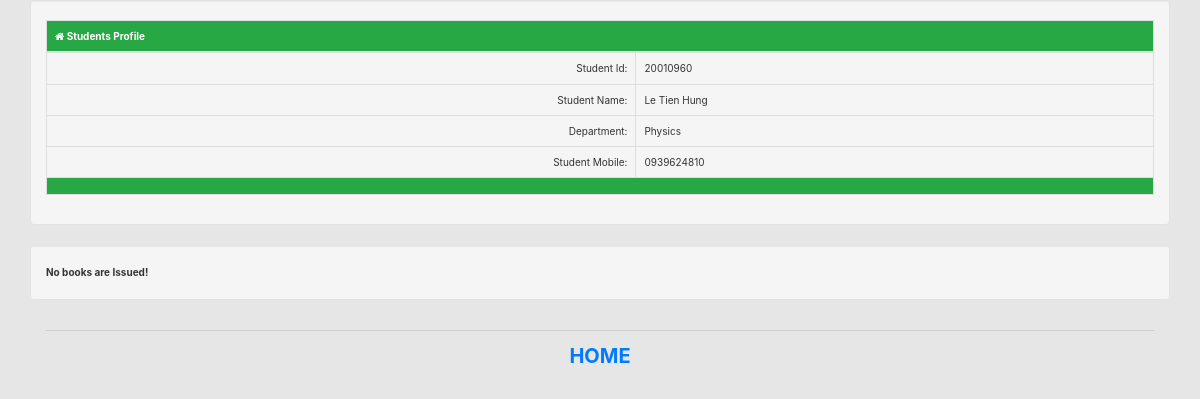
The page /profile.php?s_id=1 on the database as committed earlier.
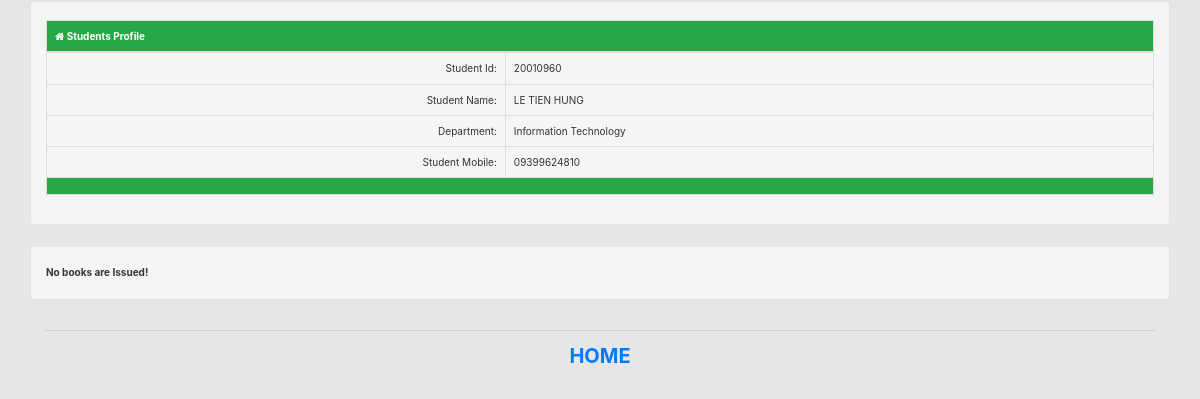
The same page on the database as committed later.
### tables this page shows
CREATE TABLE `libsys_students` (
  `s_id` int(11) NOT NULL,
  `s_code` varchar(50) NOT NULL,
  `s_name` varchar(50) NOT NULL,
  `s_dept` int(11) NOT NULL,
  `s_semester` int(11) NOT NULL,
  `s_contact` varchar(50) NOT NULL,
  `s_password` varchar(255) NOT NULL,
  `s_status` int(11) NOT NULL
);

CREATE TABLE `libsys_departments` (
  `d_id` int(11) NOT NULL,
  `d_code` varchar(100) NOT NULL,
  `d_name` varchar(100) NOT NULL
);

### includes/functions.php (called while the page is built, shortened)
<?php
include './includes/dbconnect.php';
function get_std_issue_info_by_sID($s_code) {
    $var = array();
    global $link;
    $query = mysqli_query($link,"SELECT * FROM libsys_issue WHERE i_student_code='".$s_code."' ");
    return $var;
}
function get_student_info_by_id($s_id){
    $var = array();
    global $link;
    $query = mysqli_query($link,"SELECT * FROM libsys_students WHERE s_id='".$s_id."'");
    if($query){
        $var = mysqli_fetch_array($query);
    }
    return $var;
}
function get_dept_info_by_id($d_id){
    $var = array();
    global $link;
    $query = mysqli_query($link,"SELECT * FROM libsys_departments WHERE d_id='".$d_id."'");
    if($query){
        $var = mysqli_fetch_array($query);
    }
    return $var;
}

### profile.php (the view, shortened to what this page needs)
<?php
include './includes/functions.php';
if(isset($_GET['s_id'])){
  $s_code=$_GET['s_id'];
$student_info= get_student_info_by_id($s_code);
$std_issue_info = get_std_issue_info_by_sID($s_code);
$dept_info= get_dept_info_by_id($student_info['s_dept']);
?>
<!DOCTYPE html>
<html>
    <head>
        <?php include './head.php'; ?>
    </head>
    <body class="btn-default">
        <div class="container">
            <div class="row">
                <div class="col-md-12 well">
                    <table class="table table-bordered">
                        <thead>
                            <tr class="btn-success">
                                <td colspan="2"><b><i class="fa fa-home"></i> Students Profile</b></td>
                            </tr>
                        </thead>
                        <tbody>
                            <tr>
                                <td class="text-right">Student Id:</td>
                                <td><?php echo $student_info['s_code']; ?></td>
                            </tr>
                            <tr>
                                <td class="text-right">Student Name:</td>
                                <td><?php echo $student_info['s_name']; ?></td>
                            </tr>
                            <tr>
                                <td class="text-right">Department:</td>
                                <td><?php echo $dept_info['d_name']; ?></td>
                            </tr>
                            <tr>
                                <td class="text-right">Student Mobile:</td>
                                <td><?php echo $student_info['s_contact']; ?></td>
                            </tr>
                        </tbody>
                        <tfoot>
                            <tr class="btn-success">
                                <td colspan="2"></td>
                            </tr>
                        </tfoot>
                    </table>
                </div>
                <div class="col-md-12 well">
                    <?php if($std_issue_info){ ?>
                    <table class="table table-bordered table-striped">
                        <thead>
                            <tr class="btn-danger text-center">
                                <td colspan="8"><b><i class="fa fa-home"></i> Issue Books</b></td>
                            </tr>
                            <tr>
                                <td><b>SL</b></td>
                                <td><b>Book ID</b></td>
                                <td><b>Student ID</b></td>
                                <td><b>Issue Date</b></td>
                                <td><b>End Date</b></td>
                                <td><b>Return Data</b></td>
                                <td><b>Fine</b></td>
                                <td><b>Status</b></td>
                            </tr>
                        </thead>
                        <tbody>
                            <?php
                            $serial = 1;
                            foreach($std_issue_info as $books){
                            ?>
                            <tr>
                                <td><b><?= $serial; ?></b></td>
                                <td><b><?= $books['i_book_code']; ?></b></td>
                                <td><b><?= $books['i_student_code']; ?></b></td>
                                <td><b><?= $books['i_date']; ?></b></td>
                                <td><b><?= $books['i_e_date']; ?></b></td>
                                <td><b><?= $books['i_r_date']; ?></b></td>
                                <td><b><?= $books['i_fine']; ?></b></td>
                                <td><b><?= $books['i_status']; ?></b></td>
                            </tr>
                            <?php $serial++; }?>
                        </tbody>
                        <tfoot></tfoot>
                    </table>
                    <?php
                    }else{
                        echo "<b>No books are Issued!</b>";
                    } ?>
                </div>
            </div>
            <?php include './footer.php'; ?>
        </div>
    </body>
</html>
<?php }else{
    echo "<meta http-equiv='refresh' content='0.5;url=index.php'>";
} ?>

Rows that differ between the two databases and show on the page:
no longer on this page (row unchanged): libsys_departments: d_name "Physics"
changed libsys_students: s_name "Le Tien Hung" → "LE TIEN HUNG"; s_contact "0939624810" → "09399624810"
now on this page (row unchanged): libsys_departments: d_name "Information Technology"
